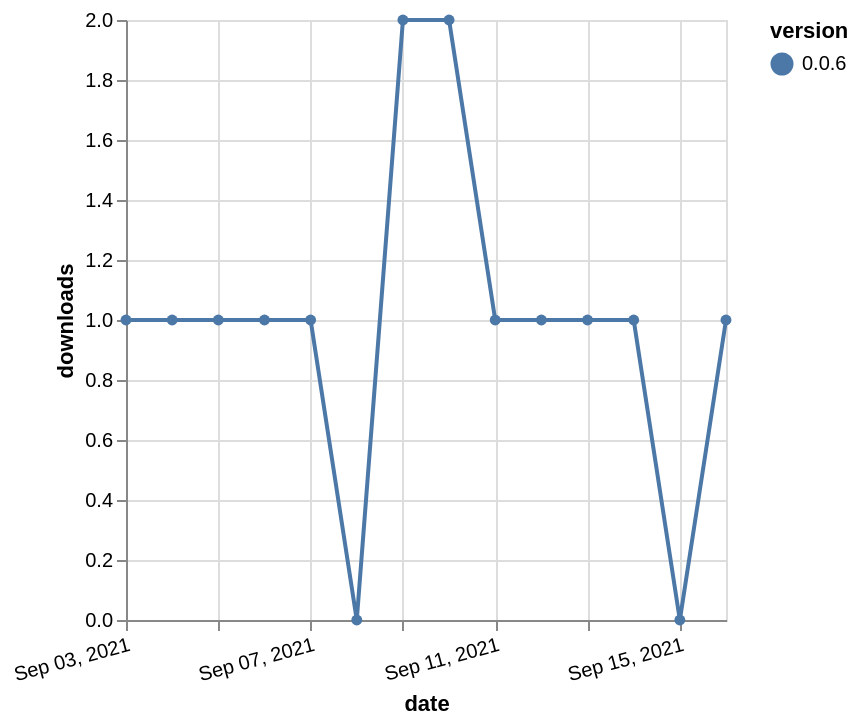

Write a Vega-Lite specification for this figure.
### Vega-Lite specification from a JSON file in a GitHub repository (floating-point values rounded to 4 significant figures)
{"$schema": "https://vega.github.io/schema/vega-lite/v5.json", "description": "A simple bar chart with embedded data.", "data": {"values": [{"date": "2021-09-03", "total": 142, "delta": 1, "version": "0.0.6"}, {"date": "2021-09-04", "total": 143, "delta": 1, "version": "0.0.6"}, {"date": "2021-09-05", "total": 144, "delta": 1, "version": "0.0.6"}, {"date": "2021-09-06", "total": 145, "delta": 1, "version": "0.0.6"}, {"date": "2021-09-07", "total": 146, "delta": 1, "version": "0.0.6"}, {"date": "2021-09-08", "total": 146, "delta": 0, "version": "0.0.6"}, {"date": "2021-09-09", "total": 148, "delta": 2, "version": "0.0.6"}, {"date": "2021-09-10", "total": 150, "delta": 2, "version": "0.0.6"}, {"date": "2021-09-11", "total": 151, "delta": 1, "version": "0.0.6"}, {"date": "2021-09-12", "total": 152, "delta": 1, "version": "0.0.6"}, {"date": "2021-09-13", "total": 153, "delta": 1, "version": "0.0.6"}, {"date": "2021-09-14", "total": 154, "delta": 1, "version": "0.0.6"}, {"date": "2021-09-15", "total": 154, "delta": 0, "version": "0.0.6"}, {"date": "2021-09-16", "total": 155, "delta": 1, "version": "0.0.6"}]}, "width": "container", "mark": {"type": "line", "point": {"filled": true}}, "encoding": {"x": {"field": "date", "type": "temporal", "timeUnit": "yearmonthdate", "title": "date", "axis": {"labelAngle": -15}}, "y": {"field": "delta", "type": "quantitative", "title": "downloads"}, "color": {"field": "version", "type": "nominal"}, "tooltip": {"field": "delta"}}}
